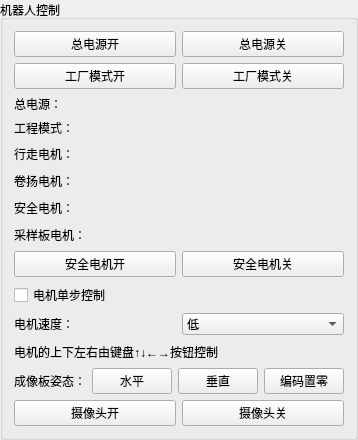
        <widget class="QGroupBox" name="groupBox_5">
         <property name="minimumSize">
          <size>
           <width>0</width>
           <height>0</height>
          </size>
         </property>
         <property name="maximumSize">
          <size>
           <width>16777215</width>
           <height>6666</height>
          </size>
         </property>
         <property name="title">
          <string>机器人控制</string>
         </property>
         <layout class="QVBoxLayout" name="verticalLayout_3">
          <item>
           <layout class="QHBoxLayout" name="horizontalLayout_5">
            <item>
             <widget class="QPushButton" name="pushButton_15">
              <property name="text">
               <string>总电源开</string>
              </property>
             </widget>
            </item>
            <item>
             <widget class="QPushButton" name="pushButton_12">
              <property name="text">
               <string>总电源关</string>
              </property>
             </widget>
            </item>
           </layout>
          </item>
          <item>
           <layout class="QHBoxLayout" name="horizontalLayout_3">
            <item>
             <widget class="QPushButton" name="pushButton_30">
              <property name="text">
               <string>工厂模式开</string>
              </property>
             </widget>
            </item>
            <item>
             <widget class="QPushButton" name="pushButton_29">
              <property name="text">
               <string>工厂模式关</string>
              </property>
             </widget>
            </item>
           </layout>
          </item>
          <item>
           <layout class="QGridLayout" name="gridLayout_4">
            <item row="3" column="1">
             <widget class="QLabel" name="label_20">
              <property name="text">
               <string/>
              </property>
             </widget>
            </item>
            <item row="4" column="0">
             <widget class="QLabel" name="label_41">
              <property name="minimumSize">
               <size>
                <width>0</width>
                <height>21</height>
               </size>
              </property>
              <property name="maximumSize">
               <size>
                <width>16777215</width>
                <height>21</height>
               </size>
              </property>
              <property name="text">
               <string>安全电机：</string>
              </property>
             </widget>
            </item>
            <item row="0" column="1">
             <widget class="QLabel" name="label_54">
              <property name="text">
               <string/>
              </property>
             </widget>
            </item>
            <item row="2" column="1">
             <widget class="QLabel" name="label_19">
              <property name="text">
               <string/>
              </property>
             </widget>
            </item>
            <item row="4" column="1">
             <widget class="QLabel" name="label_22">
              <property name="text">
               <string/>
              </property>
             </widget>
            </item>
            <item row="2" column="0">
             <widget class="QLabel" name="label_17">
              <property name="minimumSize">
               <size>
                <width>0</width>
                <height>21</height>
               </size>
              </property>
              <property name="maximumSize">
               <size>
                <width>16777215</width>
                <height>21</height>
               </size>
              </property>
              <property name="text">
               <string>行走电机：</string>
              </property>
             </widget>
            </item>
            <item row="3" column="0">
             <widget class="QLabel" name="label_21">
              <property name="minimumSize">
               <size>
                <width>0</width>
                <height>21</height>
               </size>
              </property>
              <property name="maximumSize">
               <size>
                <width>16777215</width>
                <height>21</height>
               </size>
              </property>
              <property name="text">
               <string>卷扬电机：</string>
              </property>
             </widget>
            </item>
            <item row="5" column="1">
             <widget class="QLabel" name="label_23">
              <property name="text">
               <string/>
              </property>
             </widget>
            </item>
            <item row="5" column="0">
             <widget class="QLabel" name="label_16">
              <property name="minimumSize">
               <size>
                <width>0</width>
                <height>21</height>
               </size>
              </property>
              <property name="maximumSize">
               <size>
                <width>16777215</width>
                <height>21</height>
               </size>
              </property>
              <property name="text">
               <string>采样板电机：</string>
              </property>
             </widget>
            </item>
            <item row="0" column="0">
             <widget class="QLabel" name="label_52">
              <property name="text">
               <string>总电源：</string>
              </property>
             </widget>
            </item>
            <item row="1" column="0">
             <widget class="QLabel" name="label_34">
              <property name="text">
               <string>工程模式：</string>
              </property>
             </widget>
            </item>
            <item row="1" column="1">
             <widget class="QLabel" name="label_37">
              <property name="text">
               <string/>
              </property>
             </widget>
            </item>
           </layout>
          </item>
          <item>
           <layout class="QHBoxLayout" name="horizontalLayout_2">
            <item>
             <widget class="QPushButton" name="pushButton_7">
              <property name="text">
               <string>安全电机开</string>
              </property>
             </widget>
            </item>
            <item>
             <widget class="QPushButton" name="pushButton_6">
              <property name="text">
               <string>安全电机关</string>
              </property>
             </widget>
            </item>
           </layout>
          </item>
          <item>
           <widget class="QCheckBox" name="checkBox">
            <property name="text">
             <string>电机单步控制</string>
            </property>
           </widget>
          </item>
          <item>
           <layout class="QHBoxLayout" name="horizontalLayout_4">
            <item>
             <widget class="QLabel" name="label_18">
              <property name="text">
               <string>电机速度：</string>
              </property>
             </widget>
            </item>
            <item>
             <widget class="QComboBox" name="comboBox_3">
              <item>
               <property name="text">
                <string>低</string>
               </property>
              </item>
              <item>
               <property name="text">
                <string>中</string>
               </property>
              </item>
              <item>
               <property name="text">
                <string>高</string>
               </property>
              </item>
             </widget>
            </item>
           </layout>
          </item>
          <item>
           <widget class="QLabel" name="label_55">
            <property name="minimumSize">
             <size>
              <width>0</width>
              <height>21</height>
             </size>
            </property>
            <property name="maximumSize">
             <size>
              <width>16777215</width>
              <height>21</height>
             </size>
            </property>
            <property name="text">
             <string>电机的上下左右由键盘↑↓←→按钮控制</string>
            </property>
           </widget>
          </item>
          <item>
           <layout class="QHBoxLayout" name="horizontalLayout_6">
            <item>
             <widget class="QLabel" name="label_15">
              <property name="text">
               <string>成像板姿态：</string>
              </property>
             </widget>
            </item>
            <item>
             <widget class="QPushButton" name="pushButton_18">
              <property name="text">
               <string>水平</string>
              </property>
             </widget>
            </item>
            <item>
             <widget class="QPushButton" name="pushButton_19">
              <property name="text">
               <string>垂直</string>
              </property>
             </widget>
            </item>
            <item>
             <widget class="QPushButton" name="pushButton_60">
              <property name="text">
               <string>编码置零</string>
              </property>
             </widget>
            </item>
           </layout>
          </item>
          <item>
           <layout class="QHBoxLayout" name="horizontalLayout_10">
            <item>
             <widget class="QPushButton" name="pushButton_25">
              <property name="text">
               <string>摄像头开</string>
              </property>
             </widget>
            </item>
            <item>
             <widget class="QPushButton" name="pushButton_17">
              <property name="text">
               <string>摄像头关</string>
              </property>
             </widget>
            </item>
           </layout>
          </item>
         </layout>
        </widget>
